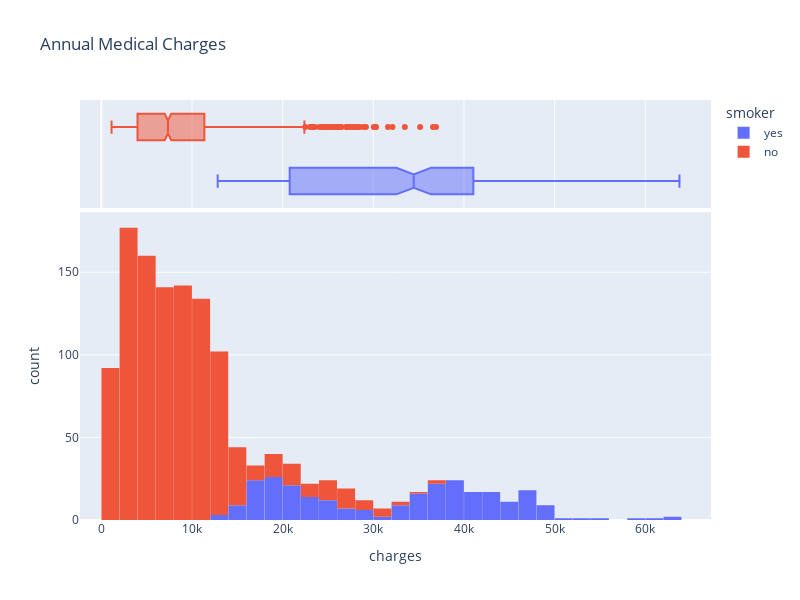

Write notebook code for a chart like this one.
### Code cell
fig = px.histogram(dataframe,
                   x='charges',
                   marginal='box',
                   color='smoker',
                   title='Annual Medical Charges',
                   width=800,
                   height=600
                   )
fig.update_layout(bargap=0.01)
fig.show()

### Figure 1 — Plotly figure (JSON) as saved in the notebook; plotly's stock layout.template omitted (floating-point values rounded to 4 significant figures; data arrays with more than 128 entries replaced by an {"elided": "..."} marker saying what was removed)
{"data": [{"alignmentgroup": "True", "bingroup": "x", "hovertemplate": "smoker=yes<br>charges=%{x}<br>count=%{y}<extra></extra>", "legendgroup": "yes", "marker": {"color": "#636efa", "pattern": {"shape": ""}}, "name": "yes", "offsetgroup": "yes", "orientation": "v", "showlegend": true, "type": "histogram", "x": {"elided": "274 float values"}, "xaxis": "x", "yaxis": "y"}, {"alignmentgroup": "True", "hovertemplate": "smoker=yes<br>charges=%{x}<extra></extra>", "legendgroup": "yes", "marker": {"color": "#636efa"}, "name": "yes", "notched": true, "offsetgroup": "yes", "showlegend": false, "type": "box", "x": {"elided": "274 float values"}, "xaxis": "x2", "yaxis": "y2"}, {"alignmentgroup": "True", "bingroup": "x", "hovertemplate": "smoker=no<br>charges=%{x}<br>count=%{y}<extra></extra>", "legendgroup": "no", "marker": {"color": "#EF553B", "pattern": {"shape": ""}}, "name": "no", "offsetgroup": "no", "orientation": "v", "showlegend": true, "type": "histogram", "x": {"elided": "1064 float values"}, "xaxis": "x", "yaxis": "y"}, {"alignmentgroup": "True", "hovertemplate": "smoker=no<br>charges=%{x}<extra></extra>", "legendgroup": "no", "marker": {"color": "#EF553B"}, "name": "no", "notched": true, "offsetgroup": "no", "showlegend": false, "type": "box", "x": {"elided": "1064 float values"}, "xaxis": "x2", "yaxis": "y2"}], "layout": {"bargap": 0.01, "barmode": "relative", "height": 600, "legend": {"title": {"text": "smoker"}, "tracegroupgap": 0}, "title": {"text": "Annual Medical Charges"}, "width": 800, "xaxis": {"anchor": "y", "domain": [0, 1], "title": {"text": "charges"}}, "xaxis2": {"anchor": "y2", "domain": [0, 1], "matches": "x", "showgrid": true, "showticklabels": false}, "yaxis": {"anchor": "x", "domain": [0, 0.7326], "title": {"text": "count"}}, "yaxis2": {"anchor": "x2", "domain": [0.7426, 1], "matches": "y2", "showgrid": false, "showline": false, "showticklabels": false, "ticks": ""}}}
